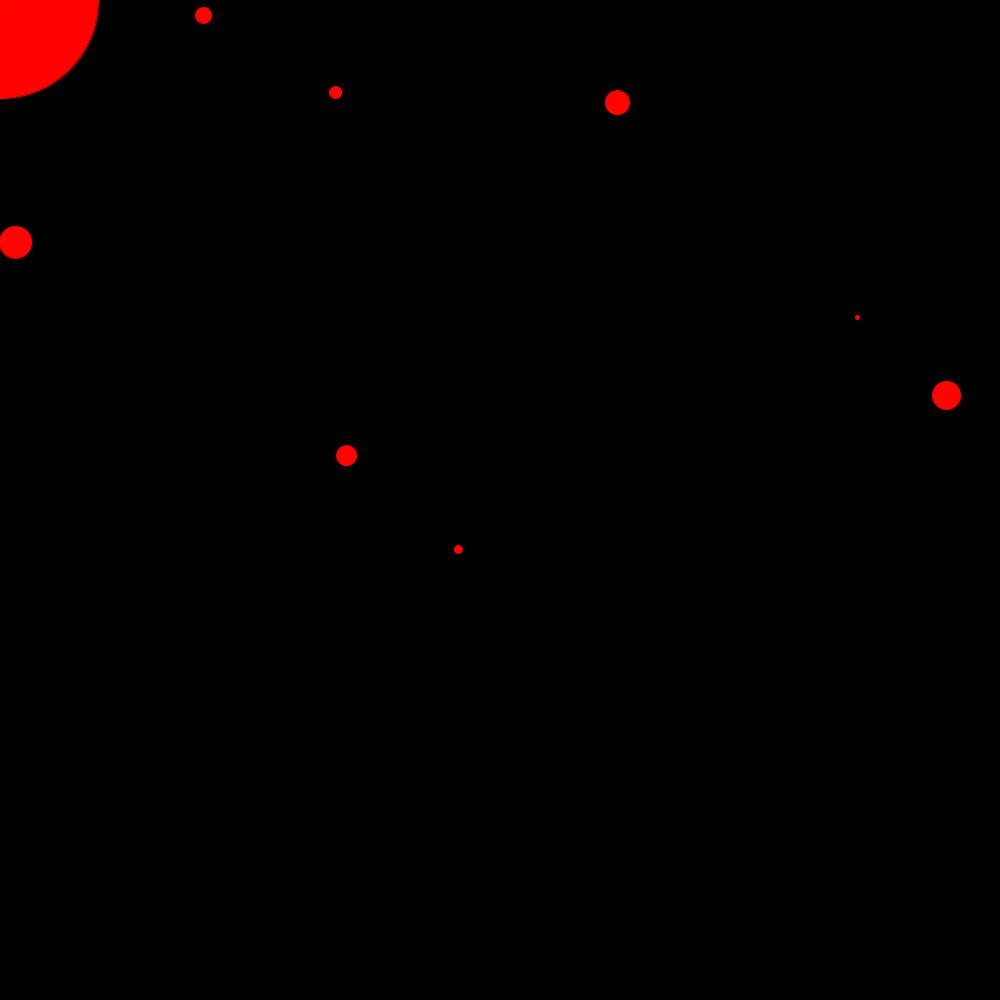
Frame 1 (no input)
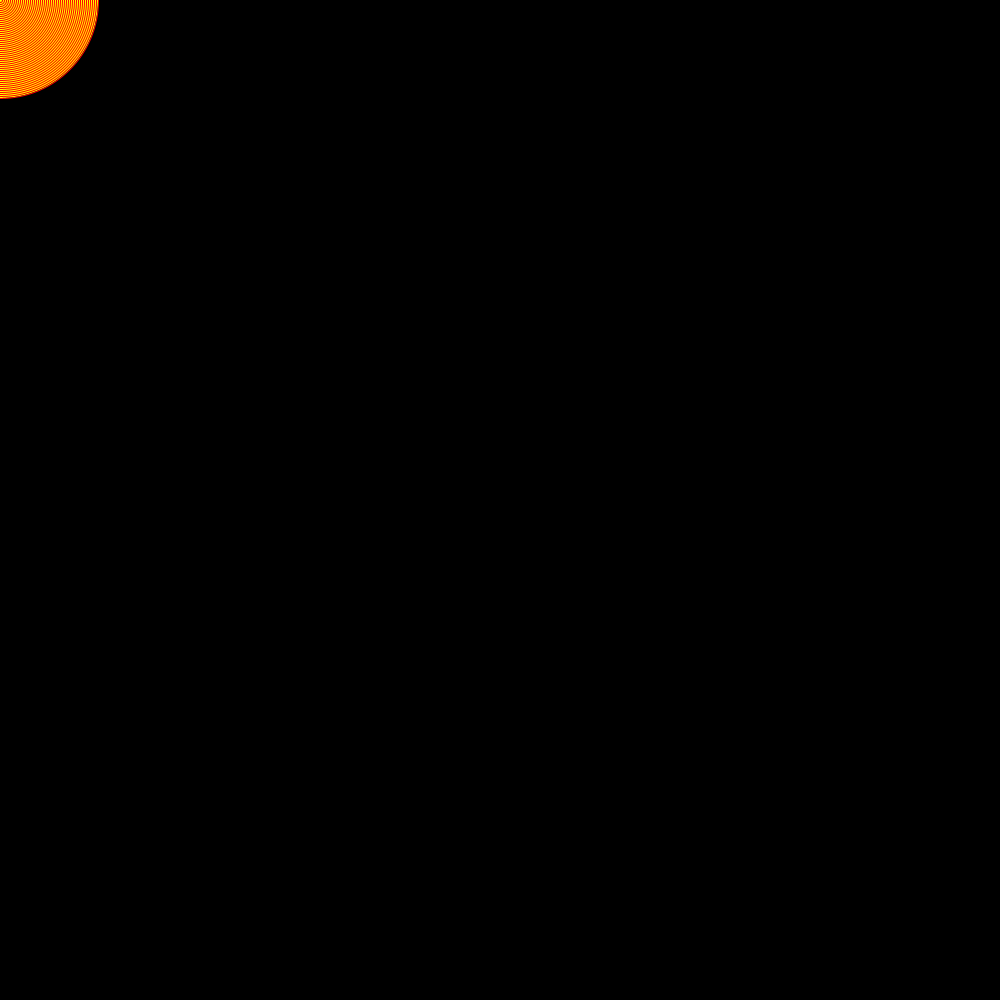
Frame 60 (the mouse pressed at the canvas centre just before this capture)
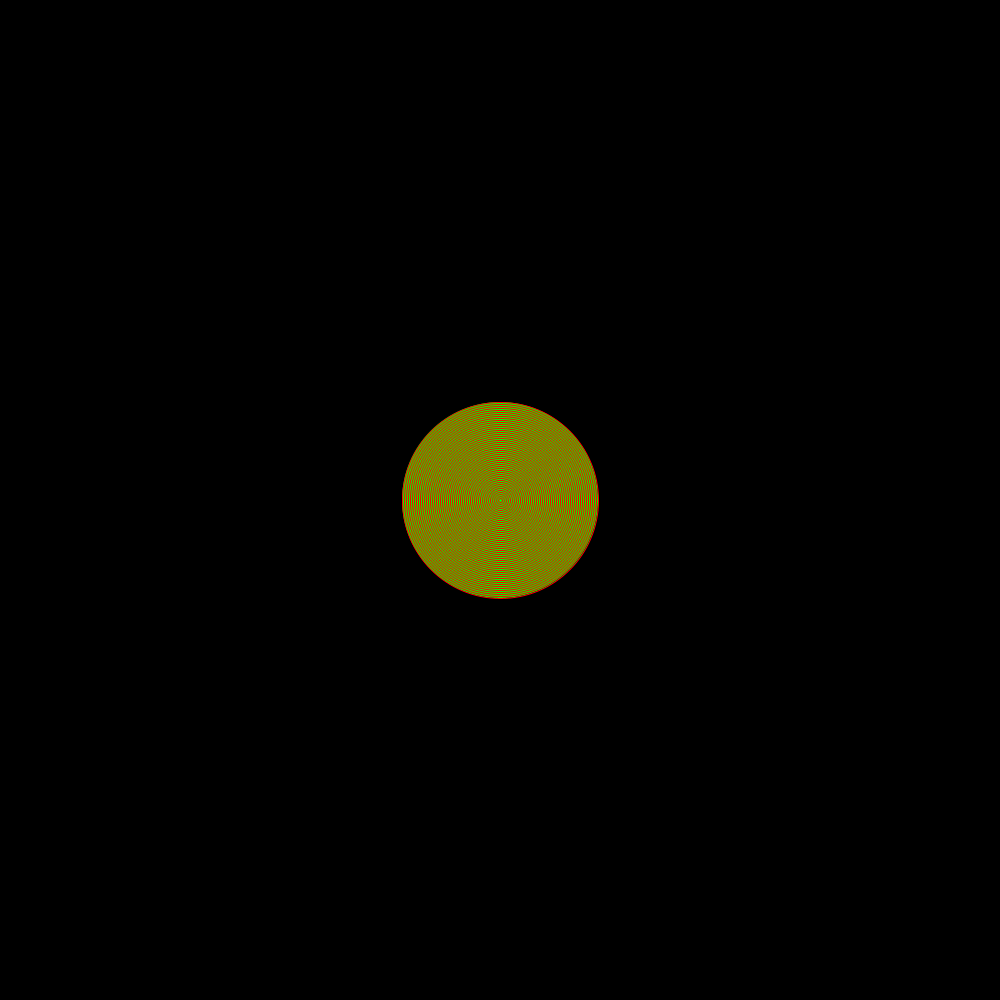
Frame 120 (the mouse held since frame 60 and released just before this capture)

The Processing sketch that drew these frames (run headless with seeded random() and noise(); from frame 60 on, the mouse is pressed at the canvas centre):

// Processing sketch: snake
// ── snake.pde
int count = 50;

float [] x = new float[count];
float [] y = new float [count];



void setup() {
  size(1000, 1000);
  colorMode(HSB, 360, 100, 100, 100);
  for (int i=0; i<10; i++) {
    x[i] = random(width);
    y[i] = random(height);
  }
  
}

void draw() {
  background(0);
fill(frameCount%360,100,100,100);
stroke(360, 100, 100, 100);
  x[count-1]=mouseX;
  y[count-1]=mouseY;

  for (int i=0; i<count-1; i++) {
    x[i]=x[i+1];
    y[i]=y[i+1];}
    for (int i=count-1; i>=0; i--) {

      ellipse(x[i], y[i], i*4, i*4);
    }
  
}
